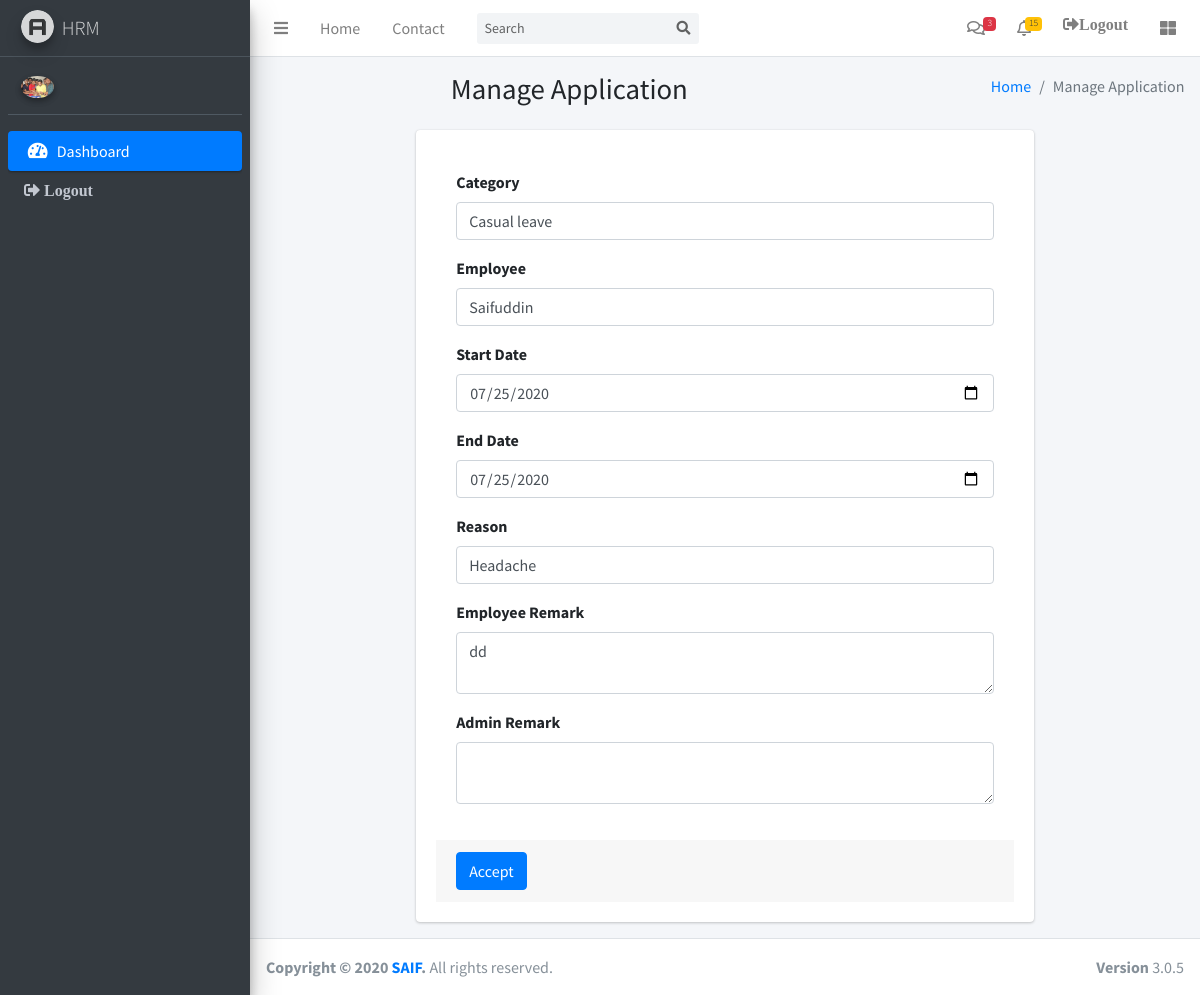
Screenshot of /index.php/LeaveController/ManageApplication/7 with the database file from the repository.
### tables this page shows
CREATE TABLE `employees` (
  `id` int(10) UNSIGNED NOT NULL,
  `name` varchar(45) NOT NULL DEFAULT '',
  `contact` varchar(45) NOT NULL DEFAULT '',
  `joining_date` datetime DEFAULT NULL,
  `email` varchar(45) NOT NULL DEFAULT '',
  `user_id` int(10) UNSIGNED DEFAULT NULL,
  `image` varchar(150) NOT NULL,
  `position` varchar(45) NOT NULL,
  `dept_id` int(11) DEFAULT NULL,
  `password` varchar(45) NOT NULL,
  `address` varchar(150) NOT NULL,
  `status` tinyint(3) UNSIGNED NOT NULL
);

CREATE TABLE `leave_application` (
  `id` int(10) UNSIGNED NOT NULL,
  `leave_cat_id` int(10) UNSIGNED NOT NULL,
  `emp_id` int(10) UNSIGNED NOT NULL,
  `start_date` date NOT NULL,
  `end_date` date NOT NULL,
  `reason_id` int(10) UNSIGNED NOT NULL,
  `emp_remark` text NOT NULL,
  `leave_status_id` int(10) UNSIGNED NOT NULL
);

CREATE TABLE `leave_category` (
  `id` int(10) UNSIGNED NOT NULL,
  `name` varchar(45) NOT NULL
);

CREATE TABLE `leave_reason` (
  `id` int(10) UNSIGNED NOT NULL,
  `name` varchar(45) NOT NULL
);

### application/controllers/LeaveController.php (called while the page is built, shortened)
<?php
class LeaveController extends CI_Controller {
	public function ManageApplication($id){
		$data=$this->db->query("select l.id,l.leave_cat_id ,l.emp_id,l.start_date,l.end_date,l.reason_id ,l.emp_remark,e.name ,r.name rname,c.name cname from leave_application l,leave_category c,employees e,leave_reason r where l.id='$id' and l.emp_id=e.id and l.reason_id=r.id and l.leave_cat_id=c.id");
		$result=$data->row_array();
		$this->load->view('layout/header.php');
		$this->load->view('layout/navbar.php');
		$this->load->view('layout/main_sidebar.php');
		$this->load->view('leave/manage_application',array('apply'=>$result));
		$this->load->view('layout/footer.php');
	}
}

### index.php (called while the page is built, shortened)
<?php
require_once BASEPATH.'core/CodeIgniter.php';

### application/views/leave/manage_application.php (the view, shortened to what this page needs)
<div class="content-wrapper">
  <section class="content-header">
    <div class="container-fluid">
      <div class="row mb-2">
        <div class="col-sm-8">
          <span class="text-center"><h1>Manage Application</h1></span>
        </div>
        <div class="col-sm-4">
          <ol class="breadcrumb float-sm-right">
            <li class="breadcrumb-item"><a href="#">Home</a></li>
            <li class="breadcrumb-item active">Manage Application</li>
          </ol>
        </div>
      </div>
    </div>
  </section>
  <section class="content">
   <div class="row">
   <div class="col-sm-2"></div>
     <div class="col-sm-8">
      <div class="card">
        <div class="card-body">
         <?php echo form_open("LeaveController/AcceptApplication/{$apply['id']}"); ?>
         <div class="card-body">
           <div class="form-group">
            <label>Category </label>
           <input type="text"  class="form-control" name="cat_id" value="<?php echo $apply['cname'] ?>">
          </div>
          <div class="form-group">
            <label>Employee </label>
            <input type="text" class="form-control" name="emp_id" value="<?php echo $apply['name'] ?>">
          </div>
          <div class="form-group">
            <label>Start Date</label>
            <input type="date" class="form-control" name="start_date"value="<?php echo $apply['start_date'] ?>" >
          </div>
          <div class="form-group">
            <label>End Date</label>
            <input type="date" class="form-control" name="end_date" value="<?php echo $apply['end_date'] ?>">
          </div>
             <div class="form-group">
            <label>Reason </label>
               <input type="text" class="form-control" name="reason_id" value="<?php echo $apply['rname'] ?>">
          </div>
          <div class="form-group">
            <label>Employee Remark</label>
            <textarea class="form-control" name="emp_remark"><?php echo $apply['emp_remark'] ?></textarea>
          </div>
          <div class="form-group">
            <label>Admin Remark</label>
            <textarea class="form-control" name="admin_remark"> </textarea>
          </div>
        </div>
        <div class="card-footer">
          <button type="submit" class="btn btn-primary">Accept</button>
        </div>
      </form>
    </div>
  </div>
</div>
</div>
</section>
</div>

### application/views/layout/main_sidebar.php (shortened to what this page needs)
  <?php
      $id= $this->session->userdata('ses_id');
     $data= $this->db->query("SELECT * FROM `employees` WHERE `user_id`='$id'");
      $result=$data->row_array();
  ?>
  <aside class="main-sidebar sidebar-dark-primary elevation-4">
    <a href="index3.html" class="brand-link">
      <img src="<?php echo base_url() ?>assets/dist/img/AdminLTELogo.png" alt="AdminLTE Logo" class="brand-image img-circle elevation-3"
      style="opacity: .8">
      <span class="brand-text font-weight-light">HRM</span>
    </a>
    <div class="sidebar">
      <div class="user-panel mt-3 pb-3 mb-3 d-flex">
        <div class="image">
          <img src="<?php echo base_url()?>image/employee/<?php echo $result['image'] ?>" class="img-circle elevation-2" alt="User Image">
        </div>
        <div class="info">
        </div>
      </div>
      <nav class="mt-2">
        <ul class="nav nav-pills nav-sidebar flex-column" data-widget="treeview" role="menu" data-accordion="false">
           <li class="nav-item has-treeview menu-open">
            <?php echo anchor("HomeController",'<i class="nav-icon fas fa-tachometer-alt"></i> <p>Dashboard</p>',array('class'=>'nav-link active')) ?>
          </li>
        <li class="nav-item has-treeview">
         <?php echo anchor("LoginController/Logout"," Logout",array('class' => 'nav-link fas fa-sign-out-alt')); ?>
       </li>
     </ul>
   </nav>
 </div>
</aside>

### rows the page displays
employees: image (picture)
leave_application: cat_id "Casual leave", emp_id "Saifuddin", end_date "07/25/2020", reason_id "Headache", emp_remark "dd"
